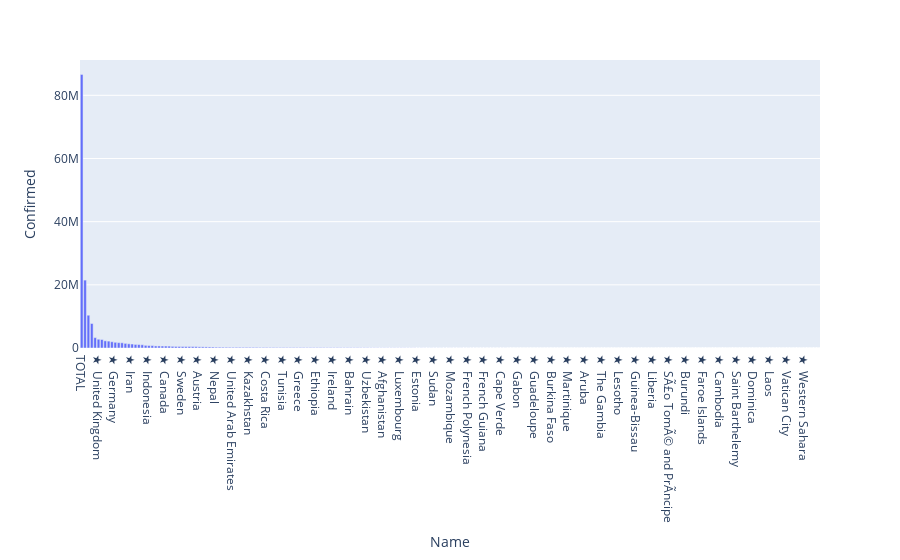

Here is the notebook cell this chart was saved with:
### Markdown cell above
#### Plot number of confirmed cases.

### Code cell
# plotting world_df based on confirmed cases by country names.

world_fig = px.bar(world_df, x = 'Name' , y = 'Confirmed')
world_fig.show()

### Figure 1 — Plotly figure (JSON) as saved in the notebook; plotly's stock layout.template omitted (floating-point values rounded to 4 significant figures; data arrays with more than 128 entries replaced by an {"elided": "..."} marker saying what was removed)
{"data": [{"alignmentgroup": "True", "hovertemplate": "Name=%{x}<br>Confirmed=%{y}<extra></extra>", "legendgroup": "", "marker": {"color": "#636efa"}, "name": "", "offsetgroup": "", "orientation": "v", "showlegend": false, "textposition": "auto", "type": "bar", "x": {"elided": "220 str values"}, "xaxis": "x", "y": {"elided": "220 int values"}, "yaxis": "y"}], "layout": {"autosize": true, "barmode": "relative", "legend": {"tracegroupgap": 0}, "margin": {"t": 60}, "xaxis": {"anchor": "y", "autorange": true, "domain": [0, 1], "range": [-0.5, 219.5], "title": {"text": "Name"}, "type": "category"}, "yaxis": {"anchor": "x", "autorange": true, "domain": [0, 1], "range": [0, 91180000.0], "title": {"text": "Confirmed"}, "type": "linear"}}}
